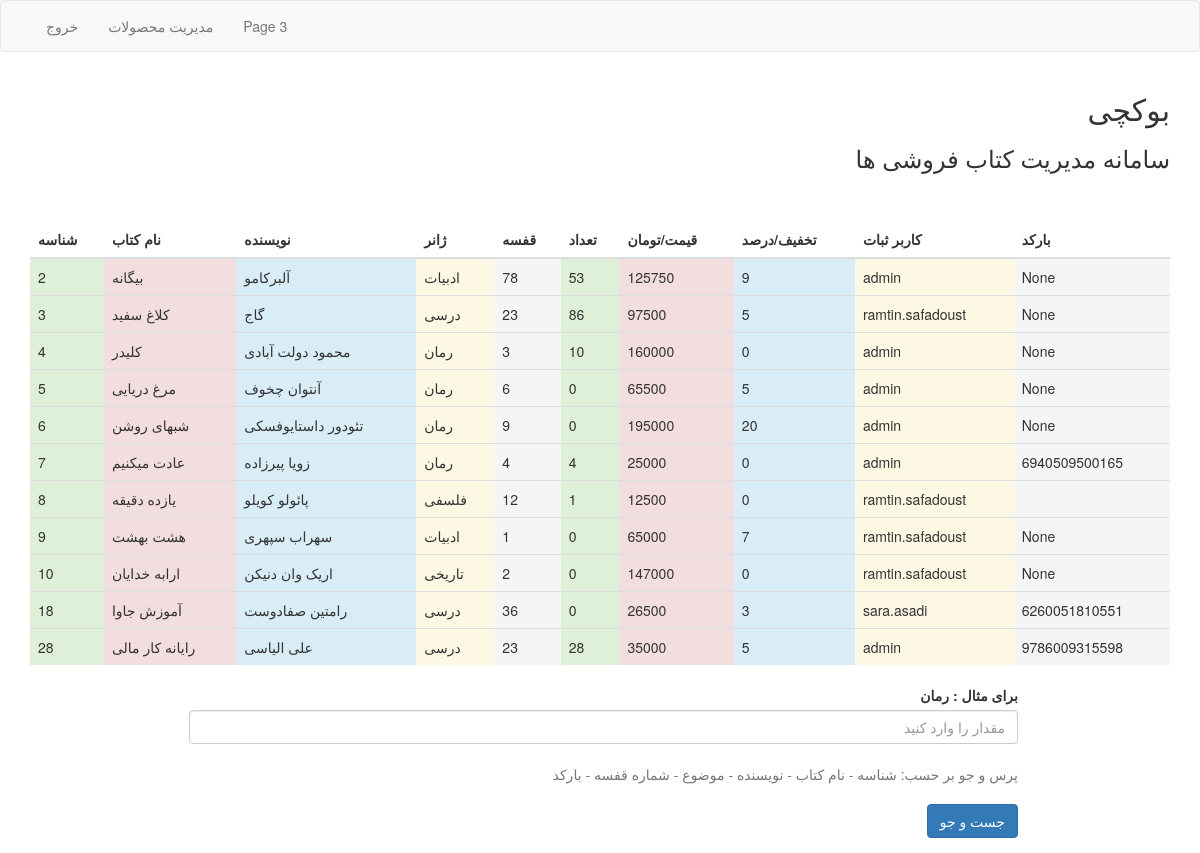
The page /home on the database its author committed.
### tables this page shows
CREATE TABLE "product" (
	`id`	INTEGER NOT NULL PRIMARY KEY AUTOINCREMENT UNIQUE,
	`bookname`	TEXT NOT NULL,
	`writer`	TEXT NOT NULL,
	`gorooh`	TEXT NOT NULL,
	`boxindex`	TEXT NOT NULL,
	`count`	INTEGER NOT NULL,
	`price`	INTEGER NOT NULL,
	`discount`	INTEGER NOT NULL,
	`regby`	TEXT NOT NULL,
	`barcode`	TEXT UNIQUE
);

### app.py (the view)
@app.route("/home")
def home():
        conn=sqlite3.connect('database.sqlite')
        cur = conn.cursor()
        cur.execute("SELECT * FROM product")
        rows = cur.fetchall()
        cur.close()
        conn.close()
        return render_template("home.html",data=rows)

### templates/home.html (shortened to what this page needs)
<!DOCTYPE html>
<html lang="en">
<head>
  <link rel="stylesheet" href="https://maxcdn.bootstrapcdn.com/bootstrap/3.4.1/css/bootstrap.min.css">
</head>
<nav class="navbar navbar-default" >
  <div class="container-fluid">
    <div class="navbar-header">
      <a class="navbar-brand" href="#" >   {{user }}   </a>
    </div>
    <ul class="nav navbar-nav">
      <li><a href="{{url_for('index')}}">خروج</a></li>
      <li><a href="{{url_for('product')}}">مدیریت محصولات</a></li>
      <li><a href="#">Page 3</a></li>
    </ul>
  </div>
</nav>
<div class="container" >
  <h2 dir="rtl" >بوکچی</h2>
  <h3 dir="rtl">سامانه مدیریت کتاب فروشی ها</h3>
  <table class="table"  >
    <thead>
      <tr>
        <th>شناسه</th>
        <th>نام کتاب</th>
        <th>نویسنده</th>
        <th>ژانر</th>
        <th>قفسه</th>
        <th>تعداد</th>
        <th>قیمت/تومان</th>
        <th>تخفیف/درصد </th>
        <th>کاربر ثبات</th>
        <th>بارکد</th>
      </tr>
    </thead>
    <tbody>
      {% for row in data%}
      <tr>
        <td class="success">{{row[0]  }}</td>
        <td class="danger">{{row[1]  }}</td>
        <td class="info">{{row[2]  }}</td>
        <td class="warning">{{row[3]  }}</td>
        <td class="active">{{row[4]  }}</td>
        <td class="success">{{row[5]  }}</td>
        <td class="danger">{{row[6]  }}</td>
        <td class="info">{{row[7]  }}</td>
        <td class="warning">{{row[8]  }}</td>
        <td class="active">{{row[9]  }}</td>
      </tr>
      {% endfor %}
    </tbody>
  </table>
</div>
<div style="margin: 0px 13em 0 13.5em;">
<form action="{{ url_for ('search')  }}" method="GET" dir="rtl">
  <div class="form-group">
    <label for="exampleInputEmail1">برای مثال : رمان</label>
    <input type="text" class="form-control" id="search" aria-describedby="search" placeholder="مقدار را وارد کنید" name="search">
    <br/>
    <large id="emailHelp" class="form-text text-muted">پرس و جو بر حسب: شناسه - نام کتاب  -  نویسنده  -  موضوع  -  شماره قفسه  -  بارکد</large><br/><br/>
    <input type="submit" class="btn btn-primary"  value="جست و جو"></input>
  </div>
</div>
</body>
</html>

### rows shown on the page
product: id "2", bookname "بیگانه", writer "آلبرکامو", gorooh "ادبیات", boxindex "78", count "53", price "125750", discount "9", regby "admin", row "None"
product: id "3", bookname "کلاغ سفید", writer "گاج", gorooh "درسی", boxindex "23", count "86", price "97500", discount "5", regby "ramtin.safadoust", row "None"
product: id "4", bookname "کلیدر", writer "محمود دولت آبادی", gorooh "رمان", boxindex "3", count "10", price "160000", discount "0", regby "admin", row "None"
product: id "5", bookname "مرغ دریایی", writer "آنتوان چخوف", gorooh "رمان", boxindex "6", count "0", price "65500", discount "5", regby "admin", row "None"
product: id "6", bookname "شبهای روشن", writer "تئودور داستایوفسکی", gorooh "رمان", boxindex "9", count "0", price "195000", discount "20", regby "admin", row "None"
product: id "7", bookname "عادت میکنیم", writer "زویا پیرزاده", gorooh "رمان", boxindex "4", count "4", price "25000", discount "0", regby "admin", barcode "6940509500165"
product: id "8", bookname "یازده دقیقه", writer "پائولو کویلو", gorooh "فلسفی", boxindex "12", count "1", price "12500", discount "0", regby "ramtin.safadoust"
product: id "9", bookname "هشت بهشت", writer "سهراب سپهری", gorooh "ادبیات", boxindex "1", count "0", price "65000", discount "7", regby "ramtin.safadoust", row "None"
product: id "10", bookname "ارابه خدایان", writer "اریک وان دنیکن", gorooh "تاریخی", boxindex "2", count "0", price "147000", discount "0", regby "ramtin.safadoust", row "None"
product: id "18", bookname "آموزش جاوا", writer "رامتین صفادوست", gorooh "درسی", boxindex "36", count "0", price "26500", discount "3", regby "sara.asadi", barcode "6260051810551"
product: id "28", bookname "رایانه کار مالی", writer "علی الیاسی", gorooh "درسی", boxindex "23", count "28", price "35000", discount "5", regby "admin", barcode "9786009315598"
